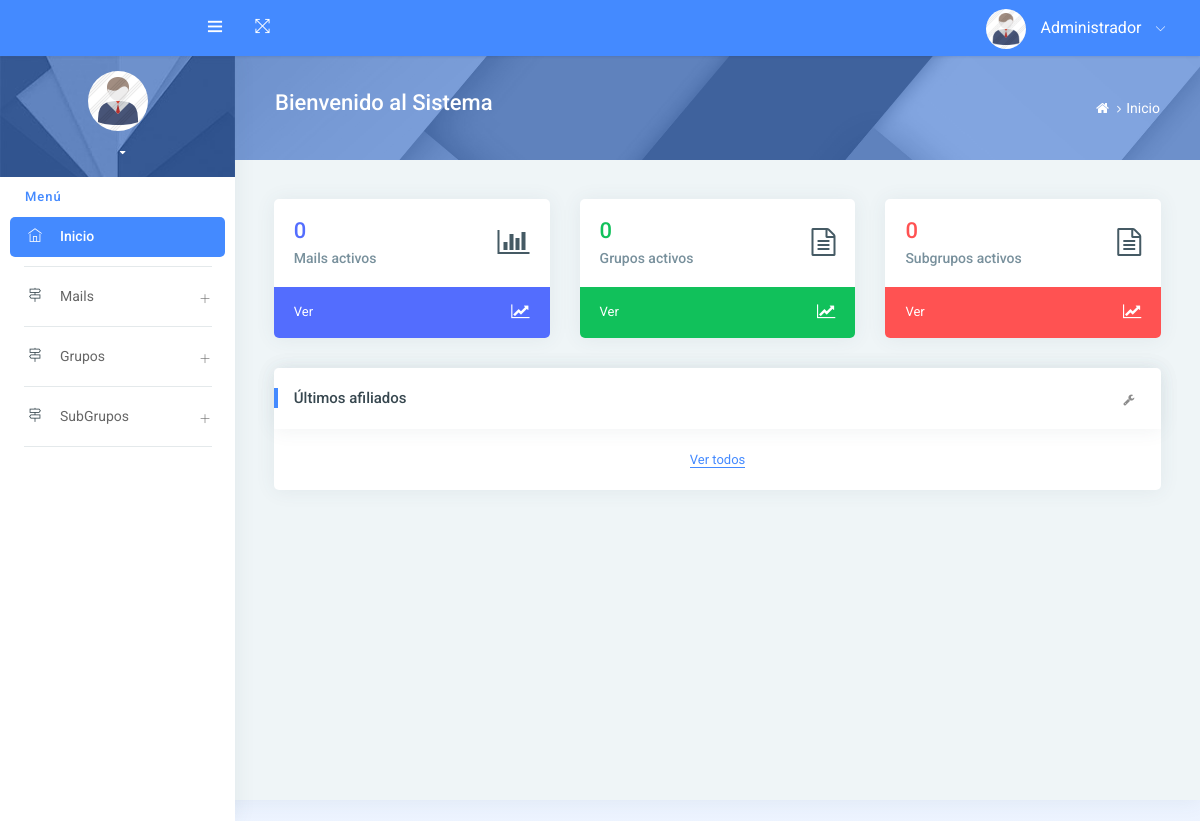
Before: / with the older database file.
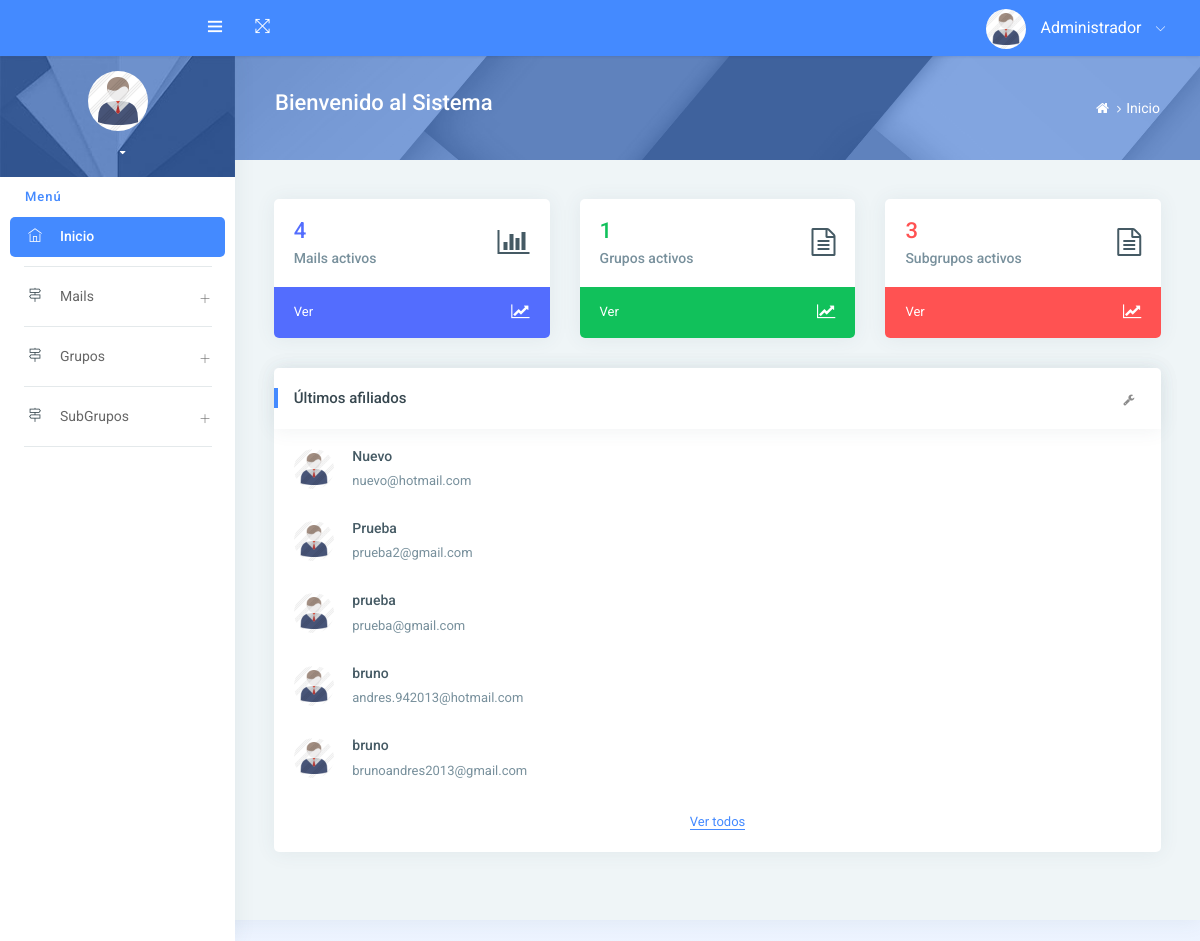
After: the same page with the newer database file.
### tables this page shows
CREATE TABLE `mails` (
  `id` int(11) NOT NULL,
  `nombre` varchar(100) NOT NULL,
  `direccion` varchar(100) NOT NULL,
  `dominio` varchar(50) NOT NULL,
  `activo` tinyint(1) NOT NULL,
  `date` timestamp NOT NULL DEFAULT CURRENT_TIMESTAMP ON UPDATE CURRENT_TIMESTAMP
);

### index.php (called while the page is built, shortened)
<?php
require_once "controladores/controlador.grupos.php";
require_once "controladores/controlador.mails.php";
require_once "controladores/controlador.subgrupos.php";
require_once "modelos/modelo.grupos.php";
require_once "modelos/modelo.subgrupos.php";
require_once "modelos/modelo.mails.php";
$plantilla = new PlantillaControlador();
$plantilla -> ctrPlantilla();
?>

### controladores/controlador.plantilla.php (called while the page is built)
<?php
class PlantillaControlador{
	static public function ctrPlantilla(){
		include "vistas/plantilla.php";
	}
}
?>

### modelos/modelo.mails.php (called while the page is built, shortened)
<?php
class ModeloMails
{
  static public function ctrMostrarMailsUltimos(){
    $link = Conexion::ConectarMysql();
    $sql = mysqli_query($link,"SELECT * FROM `mails` ORDER BY id DESC LIMIT 5");
    while ($filas = mysqli_fetch_assoc($sql)) {
      $mails[]=$filas;
    }
    return $mails;
  }
  static public function mdlObtenerMailsCant(){
    $link = Conexion::ConectarMysql();
    $sql = mysqli_query($link,"select * from mails where activo=1");
    $total = mysqli_num_rows($sql);
    return $total;
  }
}
?>

### controladores/controlador.mails.php (called while the page is built, shortened)
<?php
class ControladorMails
{
    public function ctrMostrarMailsUltimos(){
      $mails = ModeloMails::ctrMostrarMailsUltimos();
      return $mails;
    }
    public function ctrMostrarMailsCant(){
      $mails = ModeloMails::mdlObtenerMailsCant();
      return $mails;
    }
}
?>

### modelos/modelo.grupos.php (called while the page is built, shortened)
<?php
class ModeloGrupos
{
  static public function mdlObtenerGruposCant(){
    $link = Conexion::ConectarMysql();
    $sql = mysqli_query($link,"select * from grupos where activo=1");
    $total = mysqli_num_rows($sql);
    return $total;
  }
}
?>

### controladores/controlador.grupos.php (called while the page is built, shortened)
<?php
class ControladorGrupos
{
    public function ctrMostrarGruposCant(){
      $grupos = ModeloGrupos::mdlObtenerGruposCant();
      return $grupos;
    }
}
?>

### modelos/modelo.subgrupos.php (called while the page is built, shortened)
<?php
class ModeloSubGrupos
{
 static public function mdlObtenerSubGruposCant(){
   $link = Conexion::ConectarMysql();
   $sql = mysqli_query($link,"select * from subgrupos");
   $total = mysqli_num_rows($sql);
   return $total;
 }
}
?>

### controladores/controlador.subgrupos.php (called while the page is built, shortened)
<?php
class ControladorSubgrupos
{
    public function ctrMostrarSubGruposCant(){
      $subgrupos = ModeloSubGrupos::mdlObtenerSubGruposCant();
      return $subgrupos;
    }
}
?>

### vistas/modulos/inicio.php (the view, shortened to what the changed rows need)
<div class="pcoded-content">
    <div class="page-header">
        <div class="page-block">
            <div class="row align-items-center">
                <div class="col-md-8">
                    <div class="page-header-title">
                        <h4 class="m-b-10">Bienvenido al Sistema</h4>
                    </div>
                </div>
                <div class="col-md-4">
                    <ul class="breadcrumb-title">
                        <li class="breadcrumb-item">
                            <a href="inicio"> <i class="fa fa-home"></i> </a>
                        </li>
                        <li class="breadcrumb-item"><a href="inicio">Inicio</a>
                        </li>
                    </ul>
                </div>
            </div>
        </div>
    </div>
      <div class="pcoded-inner-content">
          <div class="main-body">
              <div class="page-wrapper">
                  <div class="page-body">
                      <div class="row">
                          <div class="col-xl-4 col-md-6">
                              <div class="card">
                                  <div class="card-block">
                                      <div class="row align-items-center">
                                          <div class="col-8">
                                              <h4 class="text-c-purple"><?php $total = new ControladorMails();
                                              echo $t = $total -> ctrMostrarMailsCant(); ?></h4>
                                              <h6 class="text-muted m-b-0">Mails activos</h6>
                                          </div>
                                          <div class="col-4 text-right">
                                              <i class="fa fa-bar-chart f-28"></i>
                                          </div>
                                      </div>
                                  </div>
                                  <div class="card-footer bg-c-purple">
                                      <div class="row align-items-center">
                                          <div class="col-9">
                                            <a href="mails">
                                              <p class="text-white m-b-0">Ver</p>
                                            </a>
                                          </div>
                                          <div class="col-3 text-right">
                                              <i class="fa fa-line-chart text-white f-16"></i>
                                          </div>
                                      </div>
                                  </div>
                              </div>
                          </div>
                          <div class="col-xl-4 col-md-6">
                              <div class="card">
                                  <div class="card-block">
                                      <div class="row align-items-center">
                                          <div class="col-8">
                                              <h4 class="text-c-green"><?php $total = new ControladorGrupos();
                                              echo $t = $total -> ctrMostrarGruposCant(); ?></h4>
                                              <h6 class="text-muted m-b-0">Grupos activos</h6>
                                          </div>
                                          <div class="col-4 text-right">
                                              <i class="fa fa-file-text-o f-28"></i>
                                          </div>
                                      </div>
                                  </div>
                                  <div class="card-footer bg-c-green">
                                      <div class="row align-items-center">
                                          <div class="col-9">
                                            <a href="grupos">
                                              <p class="text-white m-b-0">Ver</p>
                                            </a>
                                          </div>
                                          <div class="col-3 text-right">
                                              <i class="fa fa-line-chart text-white f-16"></i>
                                          </div>
                                      </div>
                                  </div>
                              </div>
                          </div>
                          <div class="col-xl-4 col-md-6">
                              <div class="card">
                                  <div class="card-block">
                                      <div class="row align-items-center">
                                          <div class="col-8">
                                              <h4 class="text-c-red"><?php $total = new ControladorSubgrupos();
                                              echo $t = $total -> ctrMostrarSubGruposCant(); ?></h4>
                                              <h6 class="text-muted m-b-0">Subgrupos activos</h6>
                                          </div>
                                          <div class="col-4 text-right">
                                              <i class="fa fa-file-text-o f-28"></i>
                                          </div>
                                      </div>
                                  </div>
                                  <div class="card-footer bg-c-red">
                                      <div class="row align-items-center">
                                          <div class="col-9">
                                            <a href="subgrupos">
                                              <p class="text-white m-b-0">Ver</p>
                                            </a>
                                          </div>
                                          <div class="col-3 text-right">
                                              <i class="fa fa-line-chart text-white f-16"></i>
                                          </div>
                                      </div>
                                  </div>
                              </div>
                          </div>
                          <div class="col-xl-12 col-md-12">
                              <div class="card ">
                                  <div class="card-header">
                                      <h5>Últimos afiliados</h5>
                                      <div class="card-header-right">
                                          <ul class="list-unstyled card-option">
                                              <li><i class="fa fa fa-wrench open-card-option"></i></li>
                                          </ul>
                                      </div>
                                  </div>
                                  <div class="card-block">
                                    <?php $mails = new ControladorMails();
                                    $mails = $mails -> ctrMostrarMailsUltimos();
                                    foreach ($mails as $mail) { ?>
                                      <div class="align-middle m-b-30">
                                          <img src="vistas/assets/images/avatar-4.png" alt="user image" class="img-radius img-40 align-top m-r-15">
                                          <div class="d-inline-block">
                                              <h6><?php echo $mail['nombre']; ?></h6>
                                              <p class="text-muted m-b-0"><?php echo $mail['direccion']; ?></p>
                                          </div>
                                      </div>
                                    <?php } ?>
                                      <div class="text-center">
                                          <a href="mails" class="b-b-primary text-primary">Ver todos</a>
                                      </div>
                                  </div>
                              </div>
                          </div>
                      </div>
                  </div>
              </div>
          </div>
      </div>
  </div>

Changed rows visible on the page:
added mails: nombre "Nuevo", direccion "nuevo@hotmail.com"
added mails: nombre "Prueba", direccion "prueba2@gmail.com"
added mails: nombre "prueba", direccion "prueba@gmail.com"
added mails: nombre "bruno", direccion "andres.942013@hotmail.com"
added mails: nombre "bruno", direccion "brunoandres2013@gmail.com"
Other visible differences:
$t = $total -> ctrMostrarMailsCant(): "0" → "4"
$t = $total -> ctrMostrarGruposCant(): "0" → "1"
$t = $total -> ctrMostrarSubGruposCant(): "0" → "3"
